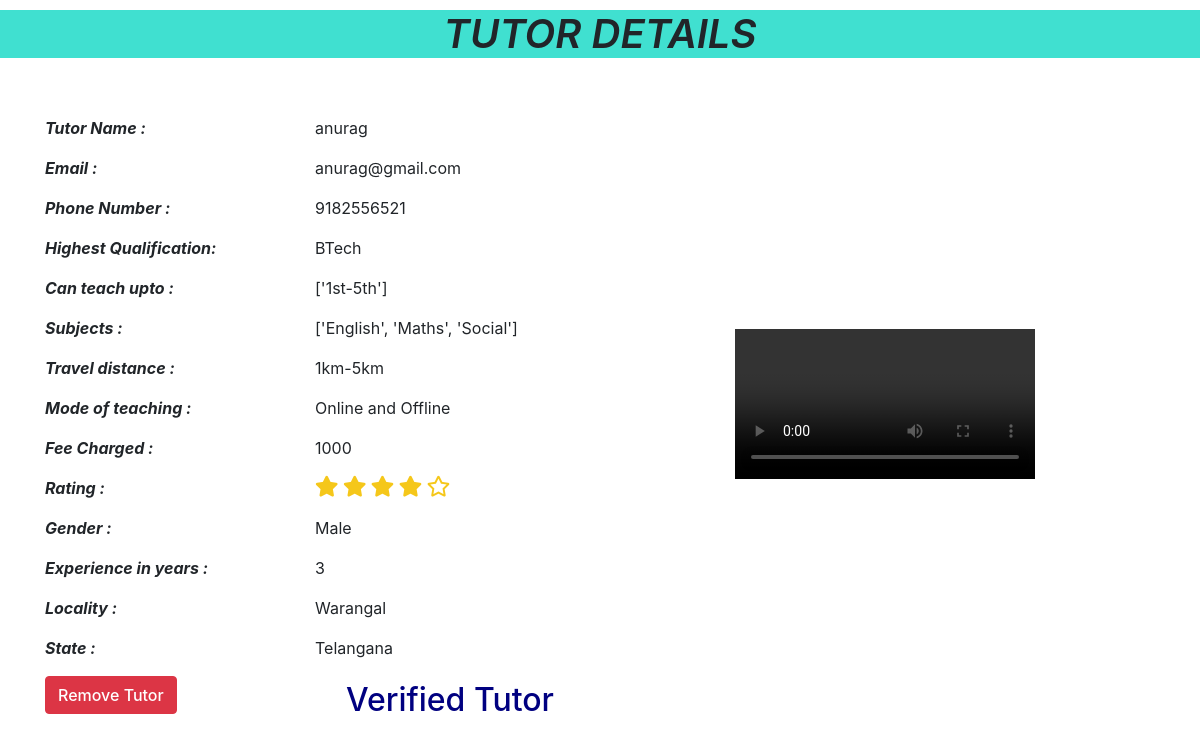
Screenshot of /fulldetails/20 (signed in) with the database file from the repository.
### accounts/models.py (models this page shows, shortened)
class Tutor(models.Model):
    tutor=models.ForeignKey(MyUser, on_delete=models.CASCADE, unique=True)
    Highest_Qual=models.CharField(max_length=255,default="")
    teach=models.CharField(max_length=255,default="")
    subjects=models.CharField(max_length=255,default="")
    travel=models.CharField(max_length=255,default="")
    mode=models.CharField(max_length=255,default="")
    state=models.CharField(max_length=255,default="")
    fees=models.IntegerField(default=0)
    gender=models.CharField(default="",max_length=12)
    slots=models.CharField(default="",max_length=255)
    experience=models.IntegerField(default=0)
    mapurl=models.URLField(max_length=200,default="")
    favourite=models.ManyToManyField(MyUser,related_name='favourite',blank=True)
    is_favourite=models.BooleanField(default=False)
    is_verified=models.BooleanField(default=False)
    meeting=models.URLField(max_length=200,default="")
    video=models.FileField(upload_to='videos/',default="")
    def get_rating(self):
        total=sum(int(review['stars']) for review in self.reviews.values())
        print(self.reviews.count())
        if(self.reviews.count()!=0):
            return total / self.reviews.count()
        else:
            return 0

class MyUser(AbstractUser):
    is_tutor=models.BooleanField(default=False)
    is_student=models.BooleanField(default=False)
    phn_num=models.CharField(max_length=12,default="")
    locality=models.CharField(max_length=255,default="")

### accounts/views.py (the view)
# urls.py: path('fulldetails/<int:my_id>',views.fulldetailsView,name="fulldetails"),
@login_required(login_url='login')
def fulldetailsView(request,my_id):
    if request.user.is_authenticated:
        context={}
        t= Tutor.objects.get(id=my_id)
        if request.method == 'POST':
            user=MyUser.objects.get(username=t.tutor.username)
            user.delete()
            return redirect('admin1')
        context={"t":t}
        return render(request,'fulldetails.html',context)
    else:
        return redirect('login')

### accounts/templates/fulldetails.html (shortened to what this page needs)
<html>
	<head>
	<link rel="stylesheet" href="https://cdn.jsdelivr.net/npm/bootstrap@4.6.0/dist/css/bootstrap.min.css">
	<link rel="stylesheet" href="https://use.fontawesome.com/releases/v5.3.1/css/all.css">
    <link rel="stylesheet" href="https://cdnjs.cloudflare.com/ajax/libs/font-awesome/4.7.0/css/font-awesome.min.css">
    <link rel="stylesheet" href="https://cdnjs.cloudflare.com/ajax/libs/bootstrap-select/1.13.1/css/bootstrap-select.css" />
		</head>
<body>
		<h1 class="h1"><i>TUTOR DETAILS</i></h1>
		<div class="container ">
			<div class="row row1">
				<div class="col">
						<br><br>
						<div class="row no-gutters">
							<div class="col">
							<p><strong><i>Tutor Name : </i></strong>
							</p>
						</div>
						<div class="col"><p>{{t.tutor.username}}</p>
						</div>
					</div>
					<div class="row no-gutters">
							<div class="col">
							<p><strong><i>Email : </i></strong>
							</p>
						</div>
						<div class="col"><p>{{t.tutor.email}}</p>
						</div>
					</div>
					<div class="row no-gutters">
							<div class="col">
							<p><strong><i>Phone Number : </i></strong>
							</p>
						</div>
						<div class="col"><p>{{t.tutor.phn_num}}</p>
						</div>
					</div>
					<div class="row no-gutters">
							<div class="col">
							<p><strong><i>Highest Qualification: </i></strong>
							</p>
						</div>
						<div class="col"><p>{{t.Highest_Qual}}</p>
						</div>
					</div>
					<div class="row no-gutters">
							<div class="col">
							<p><strong><i>Can teach upto : </i></strong>
							</p>
						</div>
						<div class="col"><p>{{t.teach}}</p>
						</div>
					</div>
					<div class="row no-gutters">
							<div class="col">
							<p><strong><i>Subjects : </i></strong>
							</p>
						</div>
						<div class="col"><p>{{t.subjects}}</p>
						</div>
					</div>
					<div class="row no-gutters">
							<div class="col">
							<p><strong><i>Travel distance : </i></strong>
							</p>
						</div>
						<div class="col"><p>{{t.travel}}</p>
						</div>
					</div>
					<div class="row no-gutters">
						<div class="col">
							<p><strong><i>Mode of teaching : </i></strong></p>
						</div>
						<div class="col">
								<p>{% if t.mode == "both" %}
								Online and Offline
								{% else %}
								{{t.mode}}
								{% endif %}</p>
							</div>
						</div>
						<div class="row no-gutters">
							<div class="col">
							<p><strong><i>Fee Charged : </i></strong>
							</p>
						</div>
						<div class="col"><p>{{t.fees}}</p>
						</div>
					</div>
					<div class="row no-gutters">
							<div class="col">
							<p><strong><i>Rating : </i></strong>
							</p>
						</div>
						<div class="col">
						<div class="control">
							{% if p.get_rating == 0 %}
                                <i class="r far fa-star"></i>
                                <i class="r far fa-star"></i>
                                <i class="r far fa-star"></i>
                                <i class="r far fa-star"></i>
                                <i class="r far fa-star"></i>
                            {% else %}
                            {% if t.get_rating > 0 %}
                                    {% if t.get_rating > 0 and t.get_rating < 1 %}
                                    <i class="star2 fa fa-star-half-o"></i>
                                    {% else %}
                                    <i class="r fas fa-star"></i>
                                    {% endif %}
                                    {% else %}
                                        <i class="r far fa-star"></i>
                                {% endif %}
                                {% if t.get_rating > 1 %}
                                    {% if t.get_rating > 1 and t.get_rating < 2 %}
                                    <i class="star2 fa fa-star-half-o"></i>
                                    {% else %}
                                    <i class="r fas fa-star"></i>
                                    {% endif %}
                                    {% else %}
                                        <i class="r far fa-star"></i>
                                {% endif %}
                                {% if t.get_rating > 2 %}
                                    {% if t.get_rating > 2 and t.get_rating < 3 %}
                                    <i class="star2 fa fa-star-half-o"></i>
                                    {% else %}
                                    <i class="r fas fa-star"></i>
                                    {% endif %}
                                    {% else %}
                                        <i class="r far fa-star"></i>
                                {% endif %}
                                {% if t.get_rating > 3 %}
                                    {% if p.get_rating > 3 and t.get_rating < 4 %}
                                    <i class="star2 fa fa-star-half-o"></i>
                                    {% else %}
                                    <i class="r fas fa-star"></i>
                                    {% endif %}
                                    {% else %}
                                        <i class="r far fa-star"></i>
                                {% endif %}
                                {% if t.get_rating > 4 %}
                                    {% if t.get_rating > 4 and t.get_rating < 5%}
                                    <i class="star2 fa fa-star-half-o"></i>
                                    {% else %}
                                    <i class="r fas fa-star"></i>
                                    {% endif %}
                                    {% else %}
                                        <i class="r far fa-star"></i>
                                {% endif %}
                                {% endif %}
                        </div>
                    </div>
					</div>
						<div class="row no-gutters">
							<div class="col">
							<p><strong><i>Gender : </i></strong>
							</p>
						</div>
						<div class="col"><p>{{t.gender}}</p>
						</div>
					</div>
						<div class="row no-gutters">
							<div class="col">
							<p><strong><i>Experience in years : </i></strong>
							</p>
						</div>
						<div class="col"><p>{{t.experience}}</p>
						</div>
					</div>
						<div class="row no-gutters">
							<div class="col">
							<p><strong><i>Locality : </i></strong>
							</p>
						</div>
						<div class="col"><p>{{t.tutor.locality}}</p>
						</div>
					</div>
					<div class="row no-gutters">
							<div class="col">
							<p><strong><i>State : </i></strong>
							</p>
						</div>
						<div class="col"><p>{{t.state}}</p>
						</div>
					</div>
					<div class="row no-gutters">
                      <div class="col">
                      	<form method="POST">
                      		<input type="submit" value="Remove Tutor" class="btn btn-danger" style="font-weight: 500;">
                      	</form>
                      </div>
                      <div class="col">
                      		{% if t.is_verified == True %}
                      	<p style=" color: navy;text-align: center;font-size: 200%; font-weight: 500;">Verified Tutor</p>
                      	{% else %}
                      	<a href="{% url 'verify' t.id %}" class="btn btn-success" role="button" style="font-weight: 500;">Mark as Verified</a>
                      	{% endif %}
                      </div>
                    </div>
				</div>
				<div class="col" style="display:flex; flex-direction: column; justify-content: center; align-items: center;">
					<div class="abc">
				<video class="widhei" controls>
			 <source src="{{t.video.url}}" type="video/mp4">
			 </video>
			</div>
				</div>
				</div>
			</div>
</body>
</html>

### accounts/templates/fulldetails.html (style rules this page uses)
.container { width: 100%; margin-top: 10px; }
.h1 { margin-top: 10px; text-align: center; background-color: turquoise; font-weight: 600; }
video { width: 100%; height: auto; }
.r { font-size: 1.3em; color: #f5c71a; }
.widhei { width: 100%; }

### rows the page displays
Tutor: tutor.username "anurag", tutor.email "anurag@gmail.com", tutor.phn_num "9182556521", Highest_Qual "BTech", teach "['1st-5th']", subjects "['English', 'Maths', 'Social']", travel "1km-5km", fees "1000", gender "Male", experience "3", tutor.locality "Warangal", state "Telangana"
